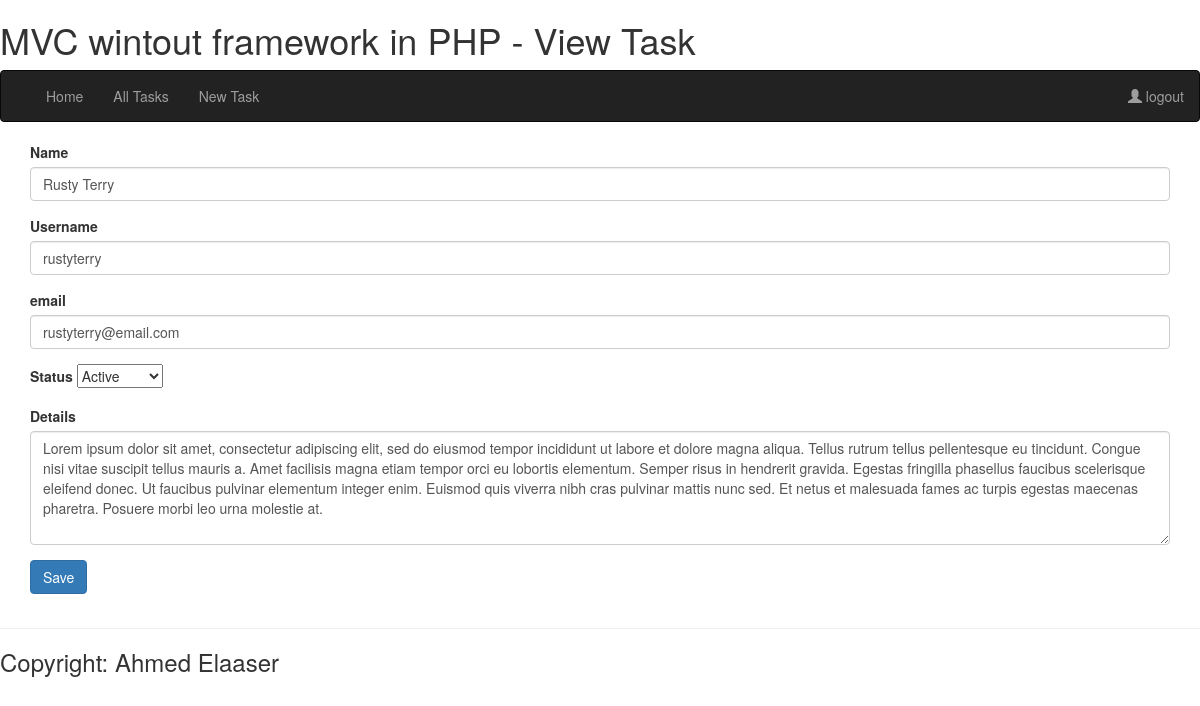
The app's page /edittask?id=3 (signed in) with its own data.
### tables this page shows
CREATE TABLE IF NOT EXISTS `tasks` (
  `id` int(11) NOT NULL AUTO_INCREMENT,
  `name` varchar(255) NOT NULL,
  `username` varchar(255) DEFAULT NULL,
  `email` varchar(255) NOT NULL,
  `task` mediumtext NOT NULL,
  `status` int(11) NOT NULL DEFAULT '0',
  PRIMARY KEY (`id`),
  KEY `name` (`name`)
);

### app/app.php (called while the page is built, shortened)
<?PHP
require '../config.php';
require "../routes/route.php";

### www/index.php (called while the page is built, shortened)
<?php
require "../app/app.php";
?>

### config.php (called while the page is built, shortened)
<?php
$dbconfig['server'] = "localhost";
$dbconfig['name'] = "database";
$dbconfig['username'] = "username";
$dbconfig['password'] = "password";
$dbconfig['charset'] = "utf8";

### model/database.php (called while the page is built, shortened)
<?php
class DB
{
    private $pdo = null;
    public function __construct()
    {
        global $dbconfig;
        try {
            $this->pdo = new PDO(
                "mysql:host=" . $dbconfig['server'] . ";dbname=" . $dbconfig['name'] . ";charset=" . $dbconfig['charset'], $dbconfig['username'], $dbconfig['password'],
                [
                    PDO::ATTR_ERRMODE => PDO::ERRMODE_EXCEPTION,
                    PDO::ATTR_DEFAULT_FETCH_MODE => PDO::FETCH_ASSOC,
                    PDO::ATTR_EMULATE_PREPARES => false,
                ]
            );
        } catch (Exception $ex) {die($ex->getMessage());}
    }
    public function select($sql, $cond = null)
    {
        $result = false;
        try {
            $this->stmt = $this->pdo->prepare($sql);
            $this->stmt->execute($cond);
            $result = $this->stmt->fetchAll();
        } catch (Exception $ex) {die($ex->getMessage());}
        return $result;
    }
}

### controller/tasks.php (called while the page is built, shortened)
<?php
class Tasks extends DB
{
    public function view()
    {
        global $get_order;
        if (isset($get_order['id'])) {
            return $this->select("SELECT * FROM `tasks` where id = " . $get_order['id']);
        }
    }
}

### views/edittask.php (the view, shortened to what this page needs)
<?php
require "layout/header.php";
?>
<div class="container">
<form action="" method="post">
<?php
if (isset($get_order['id'])) {
    require "../model/database.php";
    require "../controller/tasks.php";
    $tasks = new Tasks();
    foreach ($tasks->view() as $u) {
?>
            <div class="form-group">
                <label>Name</label>
                <input type="text" name="name" class="form-control" value="<?php echo $u['name']; ?>">
            </div>
            <div class="form-group">
                <label>Username</label>
                <input type="text" name="username" class="form-control" value="<?php echo $u['username']; ?>">
            </div>
            <div class="form-group">
                <label>email</label>
                <input type="text" name="email" class="form-control" value="<?php echo $u['email']; ?>">
            </div>
            <div class="form-group">
                <label>Status</label>
                <select name="status">
                <option value="0" <?php if ($u['status'] == 0) { echo "selected";} ?>>Active</option>
                </select>
            </div>
            <div class="form-group">
                <label>Details</label>
                <textarea name="details" id="details" class="form-control" rows="5" cols="40" required><?php echo $u['task']; ?></textarea>
            </div>
            <input type="submit" name="submit" value="Save" class="btn btn-primary">
<?php
    }
}
?>
</form>
</div>
<?php
require "layout/footer.php";
?>

### records on screen
tasks: name "Rusty Terry", username "rustyterry", email "rustyterry@email.com", status "Active", details "Lorem ipsum dolor sit amet, consectetur adipiscing elit, sed do eiusmod tempor incididunt ut labore et dolore magna aliqua. Tellus rutrum tellus pellentesque eu tincidunt. Congue nisi vitae suscipit tellus mauris a. Amet facilisis magna etiam tempor orci eu lobortis elementum. Semper risus in hendrerit gravida. Egestas fringilla phasellus faucibus scelerisque eleifend donec. Ut faucibus pulvinar elementum integer enim. Euismod quis viverra nibh cras pulvinar mattis nunc sed. Et netus et malesuada fames ac turpis egestas maecenas pharetra. Posuere morbi leo urna molestie at."

### other values on screen
$site_title "MVC wintout framework in PHP"
$page_title "View Task"
